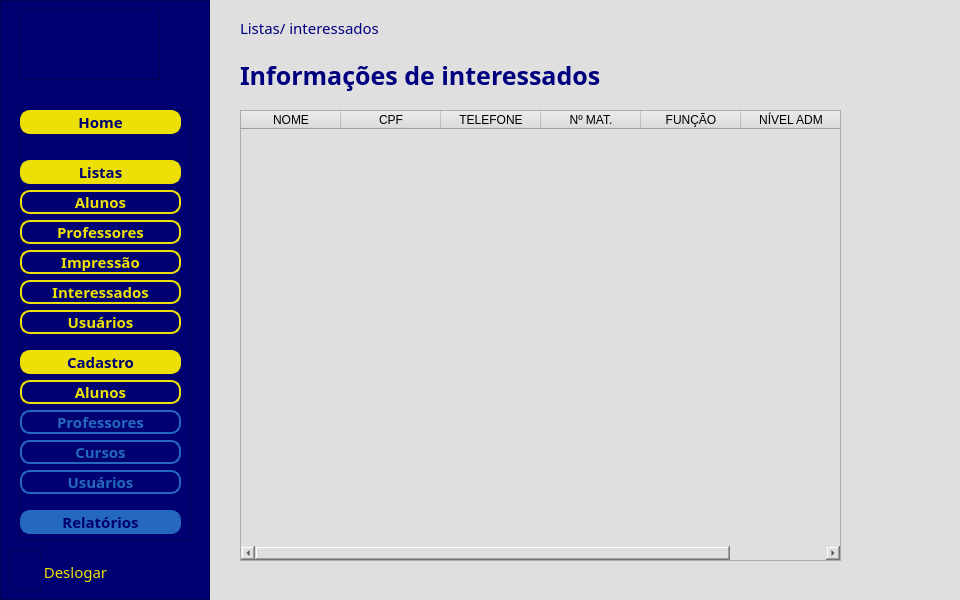
<?xml version="1.0" encoding="UTF-8"?>
<ui version="4.0">
 <class>menu</class>
 <widget class="QMainWindow" name="menu">
  <property name="geometry">
   <rect>
    <x>0</x>
    <y>0</y>
    <width>960</width>
    <height>600</height>
   </rect>
  </property>
  <property name="minimumSize">
   <size>
    <width>960</width>
    <height>600</height>
   </size>
  </property>
  <property name="maximumSize">
   <size>
    <width>960</width>
    <height>600</height>
   </size>
  </property>
  <property name="sizeIncrement">
   <size>
    <width>960</width>
    <height>600</height>
   </size>
  </property>
  <property name="baseSize">
   <size>
    <width>960</width>
    <height>600</height>
   </size>
  </property>
  <property name="font">
   <font>
    <bold>true</bold>
   </font>
  </property>
  <property name="windowTitle">
   <string>speak now - menu</string>
  </property>
  <property name="windowIcon">
   <iconset>
    <normaloff>../../../../.designer/REPERTÓRIO/icon.png</normaloff>../../../../.designer/REPERTÓRIO/icon.png</iconset>
  </property>
  <property name="styleSheet">
   <string notr="true">background-color: rgb(223, 223, 223);</string>
  </property>
  <widget class="QWidget" name="centralwidget">
   <property name="cursor">
    <cursorShape>ArrowCursor</cursorShape>
   </property>
   <property name="mouseTracking">
    <bool>false</bool>
   </property>
   <layout class="QHBoxLayout" name="horizontalLayout">
    <property name="spacing">
     <number>0</number>
    </property>
    <property name="leftMargin">
     <number>0</number>
    </property>
    <property name="topMargin">
     <number>0</number>
    </property>
    <property name="rightMargin">
     <number>0</number>
    </property>
    <property name="bottomMargin">
     <number>0</number>
    </property>
    <item>
     <widget class="QFrame" name="content">
      <property name="enabled">
       <bool>true</bool>
      </property>
      <property name="minimumSize">
       <size>
        <width>210</width>
        <height>23</height>
       </size>
      </property>
      <property name="maximumSize">
       <size>
        <width>65</width>
        <height>16777215</height>
       </size>
      </property>
      <property name="baseSize">
       <size>
        <width>3</width>
        <height>0</height>
       </size>
      </property>
      <property name="styleSheet">
       <string notr="true">background-color: rgb(0, 0, 112);</string>
      </property>
      <property name="frameShape">
       <enum>QFrame::StyledPanel</enum>
      </property>
      <property name="frameShadow">
       <enum>QFrame::Raised</enum>
      </property>
      <widget class="QFrame" name="frame">
       <property name="geometry">
        <rect>
         <x>20</x>
         <y>10</y>
         <width>140</width>
         <height>70</height>
        </rect>
       </property>
       <property name="minimumSize">
        <size>
         <width>140</width>
         <height>70</height>
        </size>
       </property>
       <property name="maximumSize">
        <size>
         <width>140</width>
         <height>70</height>
        </size>
       </property>
       <property name="sizeIncrement">
        <size>
         <width>140</width>
         <height>70</height>
        </size>
       </property>
       <property name="styleSheet">
        <string notr="true">QFrame {
	;
	background-image: url(:/menu_img/logo_menu.png);
	background-repeat: no-repeat;
	background-position: center;
}</string>
       </property>
       <property name="frameShape">
        <enum>QFrame::StyledPanel</enum>
       </property>
       <property name="frameShadow">
        <enum>QFrame::Raised</enum>
       </property>
      </widget>
      <widget class="QFrame" name="frame_2">
       <property name="geometry">
        <rect>
         <x>20</x>
         <y>110</y>
         <width>171</width>
         <height>431</height>
        </rect>
       </property>
       <property name="frameShape">
        <enum>QFrame::StyledPanel</enum>
       </property>
       <property name="frameShadow">
        <enum>QFrame::Raised</enum>
       </property>
       <widget class="QPushButton" name="pushButton_home">
        <property name="geometry">
         <rect>
          <x>0</x>
          <y>0</y>
          <width>161</width>
          <height>24</height>
         </rect>
        </property>
        <property name="font">
         <font>
          <pointsize>-1</pointsize>
          <italic>false</italic>
          <bold>true</bold>
         </font>
        </property>
        <property name="styleSheet">
         <string notr="true">QPushButton {
	
	background-color: rgb(237, 224, 7);
	font: 15px Montserrat, sans-serif;
	font-weight: bold;
	border: 2px solid #ede007 ;
	border-radius: 10px;
	
	color: rgb(0, 0, 112);
}

QPushButton:hover {
	background-color: rgb(237, 224, 7);
	border-radius: 10px;
	color: rgb(0, 0, 112);
}

QPushButton:pressed {
	background-color: rgb(211, 214, 4);
}</string>
        </property>
        <property name="text">
         <string>Home</string>
        </property>
       </widget>
       <widget class="QPushButton" name="pushButton_listas">
        <property name="geometry">
         <rect>
          <x>0</x>
          <y>50</y>
          <width>161</width>
          <height>24</height>
         </rect>
        </property>
        <property name="font">
         <font>
          <pointsize>-1</pointsize>
          <italic>false</italic>
          <bold>true</bold>
         </font>
        </property>
        <property name="layoutDirection">
         <enum>Qt::RightToLeft</enum>
        </property>
        <property name="styleSheet">
         <string notr="true">QPushButton {
	
	background-color: rgb(237, 224, 7);
	font: 15px Montserrat, sans-serif;
	font-weight: bold;
	border: 2px solid #ede007 ;
	border-radius: 10px;
	
	color: rgb(0, 0, 112);
}

QPushButton:hover {
	background-color: rgb(237, 224, 7);
	border-radius: 10px;
	color: rgb(0, 0, 112);
}

QPushButton:pressed {
	background-color: rgb(211, 214, 4);
}</string>
        </property>
        <property name="text">
         <string>Listas</string>
        </property>
       </widget>
       <widget class="QPushButton" name="pushButton_listas_alunos">
        <property name="geometry">
         <rect>
          <x>0</x>
          <y>80</y>
          <width>161</width>
          <height>24</height>
         </rect>
        </property>
        <property name="font">
         <font>
          <pointsize>-1</pointsize>
          <italic>false</italic>
          <bold>true</bold>
         </font>
        </property>
        <property name="styleSheet">
         <string notr="true">QPushButton {
	font: 15px Montserrat, sans-serif;
	font-weight: bold;
	border: 2px solid #ede007 ;
	border-radius: 10px;
	color: rgb(237, 224, 7);
}

QPushButton:hover {
	background-color: rgb(237, 224, 7);
	border-radius: 10px;
	color: rgb(0, 0, 112);
}

QPushButton:pressed {
	background-color: rgb(211, 214, 4);
}</string>
        </property>
        <property name="text">
         <string>Alunos</string>
        </property>
       </widget>
       <widget class="QPushButton" name="pushButton_listas_professores">
        <property name="geometry">
         <rect>
          <x>0</x>
          <y>110</y>
          <width>161</width>
          <height>24</height>
         </rect>
        </property>
        <property name="font">
         <font>
          <pointsize>-1</pointsize>
          <italic>false</italic>
          <bold>true</bold>
         </font>
        </property>
        <property name="styleSheet">
         <string notr="true">QPushButton {
	font: 15px Montserrat, sans-serif;
	font-weight: bold;
	border: 2px solid #ede007 ;
	border-radius: 10px;
	color: rgb(237, 224, 7);
}

QPushButton:hover {
	background-color: rgb(237, 224, 7);
	border-radius: 10px;
	color: rgb(0, 0, 112);
}

QPushButton:pressed {
	background-color: rgb(211, 214, 4);
}</string>
        </property>
        <property name="text">
         <string>Professores</string>
        </property>
       </widget>
       <widget class="QPushButton" name="pushButton_listas_cursos">
        <property name="geometry">
         <rect>
          <x>0</x>
          <y>140</y>
          <width>161</width>
          <height>24</height>
         </rect>
        </property>
        <property name="font">
         <font>
          <pointsize>-1</pointsize>
          <italic>false</italic>
          <bold>true</bold>
         </font>
        </property>
        <property name="styleSheet">
         <string notr="true">QPushButton {
	font: 15px Montserrat, sans-serif;
	font-weight: bold;
	border: 2px solid #ede007 ;
	border-radius: 10px;
	color: rgb(237, 224, 7);
}

QPushButton:hover {
	background-color: rgb(237, 224, 7);
	border-radius: 10px;
	color: rgb(0, 0, 112);
}

QPushButton:pressed {
	background-color: rgb(211, 214, 4);
}</string>
        </property>
        <property name="text">
         <string>Impressão</string>
        </property>
       </widget>
       <widget class="QPushButton" name="pushButton_listas_usuarios">
        <property name="geometry">
         <rect>
          <x>0</x>
          <y>200</y>
          <width>161</width>
          <height>24</height>
         </rect>
        </property>
        <property name="font">
         <font>
          <pointsize>-1</pointsize>
          <italic>false</italic>
          <bold>true</bold>
         </font>
        </property>
        <property name="styleSheet">
         <string notr="true">QPushButton {
	font: 15px Montserrat, sans-serif;
	font-weight: bold;
	border: 2px solid #ede007 ;
	border-radius: 10px;
	color: rgb(237, 224, 7);
}

QPushButton:hover {
	background-color: rgb(237, 224, 7);
	border-radius: 10px;
	color: rgb(0, 0, 112);
}

QPushButton:pressed {
	background-color: rgb(211, 214, 4);
}</string>
        </property>
        <property name="text">
         <string>Usuários</string>
        </property>
       </widget>
       <widget class="QPushButton" name="pushButton_cadastro">
        <property name="geometry">
         <rect>
          <x>0</x>
          <y>240</y>
          <width>161</width>
          <height>24</height>
         </rect>
        </property>
        <property name="font">
         <font>
          <pointsize>-1</pointsize>
          <italic>false</italic>
          <bold>true</bold>
         </font>
        </property>
        <property name="styleSheet">
         <string notr="true">QPushButton {
	
	background-color: rgb(237, 224, 7);
	font: 15px Montserrat, sans-serif;
	font-weight: bold;
	border: 2px solid #ede007 ;
	border-radius: 10px;
	
	color: rgb(0, 0, 112);
}

QPushButton:hover {
	background-color: rgb(237, 224, 7);
	border-radius: 10px;
	color: rgb(0, 0, 112);
}

QPushButton:pressed {
	background-color: rgb(211, 214, 4);
}</string>
        </property>
        <property name="text">
         <string>Cadastro</string>
        </property>
       </widget>
       <widget class="QPushButton" name="pushButton_cadastro_alunos">
        <property name="geometry">
         <rect>
          <x>0</x>
          <y>270</y>
          <width>161</width>
          <height>24</height>
         </rect>
        </property>
        <property name="font">
         <font>
          <pointsize>-1</pointsize>
          <italic>false</italic>
          <bold>true</bold>
         </font>
        </property>
        <property name="styleSheet">
         <string notr="true">QPushButton {
	font: 15px Montserrat, sans-serif;
	font-weight: bold;
	border: 2px solid #ede007 ;
	border-radius: 10px;
	color: rgb(237, 224, 7);
}

QPushButton:hover {
	background-color: rgb(237, 224, 7);
	border-radius: 10px;
	color: rgb(0, 0, 112);
}

QPushButton:pressed {
	background-color: rgb(211, 214, 4);
}</string>
        </property>
        <property name="text">
         <string>Alunos</string>
        </property>
       </widget>
       <widget class="QPushButton" name="pushButton_cadastro_professores">
        <property name="geometry">
         <rect>
          <x>0</x>
          <y>300</y>
          <width>161</width>
          <height>24</height>
         </rect>
        </property>
        <property name="font">
         <font>
          <pointsize>-1</pointsize>
          <italic>false</italic>
          <bold>true</bold>
         </font>
        </property>
        <property name="styleSheet">
         <string notr="true">QPushButton {
	font: 15px Montserrat, sans-serif;
	font-weight: bold;
	border: 2px solid rgb(37, 104, 191);
	border-radius: 10px;
	color: rgb(37, 104, 191);
}</string>
        </property>
        <property name="text">
         <string>Professores</string>
        </property>
       </widget>
       <widget class="QPushButton" name="pushButton_cadastro_cursos">
        <property name="geometry">
         <rect>
          <x>0</x>
          <y>330</y>
          <width>161</width>
          <height>24</height>
         </rect>
        </property>
        <property name="font">
         <font>
          <pointsize>-1</pointsize>
          <italic>false</italic>
          <bold>true</bold>
         </font>
        </property>
        <property name="styleSheet">
         <string notr="true">QPushButton {
	font: 15px Montserrat, sans-serif;
	font-weight: bold;
	border: 2px solid rgb(37, 104, 191);
	border-radius: 10px;
	color: rgb(37, 104, 191);
}</string>
        </property>
        <property name="text">
         <string>Cursos</string>
        </property>
       </widget>
       <widget class="QPushButton" name="pushButton_cadastro_usuarios">
        <property name="geometry">
         <rect>
          <x>0</x>
          <y>360</y>
          <width>161</width>
          <height>24</height>
         </rect>
        </property>
        <property name="font">
         <font>
          <pointsize>-1</pointsize>
          <italic>false</italic>
          <bold>true</bold>
         </font>
        </property>
        <property name="styleSheet">
         <string notr="true">QPushButton {
	font: 15px Montserrat, sans-serif;
	font-weight: bold;
	border: 2px solid rgb(37, 104, 191);
	border-radius: 10px;
	color: rgb(37, 104, 191);
}</string>
        </property>
        <property name="text">
         <string>Usuários</string>
        </property>
       </widget>
       <widget class="QPushButton" name="pushButton_cadastro_2">
        <property name="geometry">
         <rect>
          <x>0</x>
          <y>400</y>
          <width>161</width>
          <height>24</height>
         </rect>
        </property>
        <property name="font">
         <font>
          <pointsize>-1</pointsize>
          <italic>false</italic>
          <bold>true</bold>
         </font>
        </property>
        <property name="styleSheet">
         <string notr="true">QPushButton {
	
	background-color: rgb(37, 104, 191);
	font: 15px Montserrat, sans-serif;
	font-weight: bold;
	border: 2px solid rgb(37, 104, 191);
	border-radius: 10px;
	color: rgb(0, 0, 112);
}
</string>
        </property>
        <property name="text">
         <string>Relatórios</string>
        </property>
       </widget>
       <widget class="QPushButton" name="pushButton_listas_cursos_2">
        <property name="geometry">
         <rect>
          <x>0</x>
          <y>170</y>
          <width>161</width>
          <height>24</height>
         </rect>
        </property>
        <property name="font">
         <font>
          <pointsize>-1</pointsize>
          <italic>false</italic>
          <bold>true</bold>
         </font>
        </property>
        <property name="styleSheet">
         <string notr="true">QPushButton {
	font: 15px Montserrat, sans-serif;
	font-weight: bold;
	border: 2px solid #ede007 ;
	border-radius: 10px;
	color: rgb(237, 224, 7);
}

QPushButton:hover {
	background-color: rgb(237, 224, 7);
	border-radius: 10px;
	color: rgb(0, 0, 112);
}

QPushButton:pressed {
	background-color: rgb(211, 214, 4);
}</string>
        </property>
        <property name="text">
         <string>Interessados</string>
        </property>
       </widget>
      </widget>
      <widget class="QFrame" name="btn_deslogar">
       <property name="geometry">
        <rect>
         <x>10</x>
         <y>550</y>
         <width>31</width>
         <height>41</height>
        </rect>
       </property>
       <property name="styleSheet">
        <string notr="true">QFrame {	
	background-image: url(:/menu_img/menu_deslogar.png);
	background-repeat: no-repeat;
	background-position: center;
}</string>
       </property>
       <property name="frameShape">
        <enum>QFrame::StyledPanel</enum>
       </property>
       <property name="frameShadow">
        <enum>QFrame::Raised</enum>
       </property>
      </widget>
      <widget class="QPushButton" name="pushButton">
       <property name="geometry">
        <rect>
         <x>40</x>
         <y>560</y>
         <width>71</width>
         <height>24</height>
        </rect>
       </property>
       <property name="font">
        <font>
         <pointsize>-1</pointsize>
         <italic>false</italic>
         <bold>false</bold>
        </font>
       </property>
       <property name="styleSheet">
        <string notr="true">QPushButton {
	font: 15px Montserrat, sans-serif;
	font-weight: normal;
	background-color: rgb(0, 0, 112);
	color: rgb(237, 224, 7);
	border-radius: 0px;
}</string>
       </property>
       <property name="text">
        <string>Deslogar</string>
       </property>
      </widget>
     </widget>
    </item>
    <item>
     <widget class="QStackedWidget" name="stackedWidget">
      <property name="currentIndex">
       <number>5</number>
      </property>
      <widget class="QWidget" name="pg_home">
       <widget class="QLabel" name="label">
        <property name="geometry">
         <rect>
          <x>20</x>
          <y>10</y>
          <width>341</width>
          <height>81</height>
         </rect>
        </property>
        <property name="styleSheet">
         <string notr="true">QLabel {
	font: 30px Montserrat, sans-serif;
	font-weight: bold;
	border-radius: 10px;
	color: rgb(0, 0, 127);
}</string>
        </property>
        <property name="text">
         <string>Bem-vindo(a)!</string>
        </property>
       </widget>
      </widget>
      <widget class="QWidget" name="pg_listas_alunos">
       <widget class="QLabel" name="label_2">
        <property name="geometry">
         <rect>
          <x>30</x>
          <y>12</y>
          <width>111</width>
          <height>31</height>
         </rect>
        </property>
        <property name="styleSheet">
         <string notr="true">QLabel {
	font: 15px Montserrat, sans-serif;
	font-weight: normal;
	border-radius: 10px;
	color: rgb(0, 0, 127);
}</string>
        </property>
        <property name="text">
         <string>Listas/ alunos</string>
        </property>
       </widget>
       <widget class="QTableWidget" name="tableWidget">
        <property name="geometry">
         <rect>
          <x>30</x>
          <y>110</y>
          <width>701</width>
          <height>471</height>
         </rect>
        </property>
        <column>
         <property name="text">
          <string>NOME</string>
         </property>
        </column>
        <column>
         <property name="text">
          <string>CPF</string>
         </property>
        </column>
        <column>
         <property name="text">
          <string>TELEFONE</string>
         </property>
        </column>
        <column>
         <property name="text">
          <string>CURSO</string>
         </property>
        </column>
        <column>
         <property name="text">
          <string>Nº MAT.</string>
         </property>
        </column>
        <column>
         <property name="text">
          <string>SEMESTRE</string>
         </property>
        </column>
        <column>
         <property name="text">
          <string>AÇÃO</string>
         </property>
        </column>
       </widget>
       <widget class="QLabel" name="label_10">
        <property name="geometry">
         <rect>
          <x>30</x>
          <y>60</y>
          <width>271</width>
          <height>31</height>
         </rect>
        </property>
        <property name="styleSheet">
         <string notr="true">QLabel {
	font: 25px Montserrat, sans-serif;
	font-weight: bold;
	border-radius: 10px;
	color: rgb(0, 0, 127);
}</string>
        </property>
        <property name="text">
         <string>Informações alunos</string>
        </property>
       </widget>
      </widget>
      <widget class="QWidget" name="pg_listas_professores">
       <widget class="QTableWidget" name="tableWidget_2">
        <property name="geometry">
         <rect>
          <x>30</x>
          <y>110</y>
          <width>701</width>
          <height>451</height>
         </rect>
        </property>
        <column>
         <property name="text">
          <string>NOME</string>
         </property>
        </column>
        <column>
         <property name="text">
          <string>CPF</string>
         </property>
        </column>
        <column>
         <property name="text">
          <string>TELEFONE</string>
         </property>
        </column>
        <column>
         <property name="text">
          <string>CURSO</string>
         </property>
        </column>
        <column>
         <property name="text">
          <string>Nº MAT.</string>
         </property>
        </column>
        <column>
         <property name="text">
          <string>QUANT.</string>
         </property>
        </column>
        <column>
         <property name="text">
          <string>AÇÃO</string>
         </property>
        </column>
       </widget>
       <widget class="QLabel" name="label_11">
        <property name="geometry">
         <rect>
          <x>30</x>
          <y>60</y>
          <width>331</width>
          <height>31</height>
         </rect>
        </property>
        <property name="styleSheet">
         <string notr="true">QLabel {
	font: 25px Montserrat, sans-serif;
	font-weight: bold;
	border-radius: 10px;
	color: rgb(0, 0, 127);
}</string>
        </property>
        <property name="text">
         <string>Informações professores</string>
        </property>
       </widget>
       <widget class="QLabel" name="label_3">
        <property name="geometry">
         <rect>
          <x>30</x>
          <y>12</y>
          <width>151</width>
          <height>31</height>
         </rect>
        </property>
        <property name="styleSheet">
         <string notr="true">QLabel {
	font: 15px Montserrat, sans-serif;
	font-weight: normal;
	border-radius: 10px;
	color: rgb(0, 0, 127);
}</string>
        </property>
        <property name="text">
         <string>Listas/ professores</string>
        </property>
       </widget>
      </widget>
      <widget class="QWidget" name="pg_listas_impressao">
       <widget class="QLabel" name="label_12">
        <property name="geometry">
         <rect>
          <x>30</x>
          <y>60</y>
          <width>351</width>
          <height>31</height>
         </rect>
        </property>
        <property name="styleSheet">
         <string notr="true">QLabel {
	font: 25px Montserrat, sans-serif;
	font-weight: bold;
	border-radius: 10px;
	color: rgb(0, 0, 127);
}</string>
        </property>
        <property name="text">
         <string>Informações de impressão</string>
        </property>
       </widget>
       <widget class="QLabel" name="label_4">
        <property name="geometry">
         <rect>
          <x>30</x>
          <y>12</y>
          <width>151</width>
          <height>31</height>
         </rect>
        </property>
        <property name="styleSheet">
         <string notr="true">QLabel {
	font: 15px Montserrat, sans-serif;
	font-weight: normal;
	border-radius: 10px;
	color: rgb(0, 0, 127);
}</string>
        </property>
        <property name="text">
         <string>Listas/ impressão</string>
        </property>
       </widget>
      </widget>
      <widget class="QWidget" name="pg_listas_interessados">
       <widget class="QTableWidget" name="tableWidget_3">
        <property name="geometry">
         <rect>
          <x>30</x>
          <y>110</y>
          <width>501</width>
          <height>451</height>
         </rect>
        </property>
        <column>
         <property name="text">
          <string>NOME</string>
         </property>
        </column>
        <column>
         <property name="text">
          <string>CPF</string>
         </property>
        </column>
        <column>
         <property name="text">
          <string>TELEFONE</string>
         </property>
        </column>
        <column>
         <property name="text">
          <string>CURSO</string>
         </property>
        </column>
        <column>
         <property name="text">
          <string>STATUS</string>
         </property>
        </column>
       </widget>
       <widget class="QLabel" name="label_9">
        <property name="geometry">
         <rect>
          <x>30</x>
          <y>12</y>
          <width>151</width>
          <height>31</height>
         </rect>
        </property>
        <property name="styleSheet">
         <string notr="true">QLabel {
	font: 15px Montserrat, sans-serif;
	font-weight: normal;
	border-radius: 10px;
	color: rgb(0, 0, 127);
}</string>
        </property>
        <property name="text">
         <string>Listas/ interessados</string>
        </property>
       </widget>
       <widget class="QLabel" name="label_13">
        <property name="geometry">
         <rect>
          <x>30</x>
          <y>60</y>
          <width>401</width>
          <height>31</height>
         </rect>
        </property>
        <property name="styleSheet">
         <string notr="true">QLabel {
	font: 25px Montserrat, sans-serif;
	font-weight: bold;
	border-radius: 10px;
	color: rgb(0, 0, 127);
}</string>
        </property>
        <property name="text">
         <string>Informações de interessados</string>
        </property>
       </widget>
      </widget>
      <widget class="QWidget" name="pg_listas_funcionarios">
       <widget class="QTableWidget" name="tableWidget_4">
        <property name="geometry">
         <rect>
          <x>30</x>
          <y>110</y>
          <width>601</width>
          <height>451</height>
         </rect>
        </property>
        <column>
         <property name="text">
          <string>NOME</string>
         </property>
        </column>
        <column>
         <property name="text">
          <string>CPF</string>
         </property>
        </column>
        <column>
         <property name="text">
          <string>TELEFONE</string>
         </property>
        </column>
        <column>
         <property name="text">
          <string>Nº MAT.</string>
         </property>
        </column>
        <column>
         <property name="text">
          <string>FUNÇÃO</string>
         </property>
        </column>
        <column>
         <property name="text">
          <string>NÍVEL ADM</string>
         </property>
        </column>
       </widget>
       <widget class="QLabel" name="label_14">
        <property name="geometry">
         <rect>
          <x>30</x>
          <y>12</y>
          <width>151</width>
          <height>31</height>
         </rect>
        </property>
        <property name="styleSheet">
         <string notr="true">QLabel {
	font: 15px Montserrat, sans-serif;
	font-weight: normal;
	border-radius: 10px;
	color: rgb(0, 0, 127);
}</string>
        </property>
        <property name="text">
         <string>Listas/ interessados</string>
        </property>
       </widget>
       <widget class="QLabel" name="label_15">
        <property name="geometry">
         <rect>
          <x>30</x>
          <y>60</y>
          <width>401</width>
          <height>31</height>
         </rect>
        </property>
        <property name="styleSheet">
         <string notr="true">QLabel {
	font: 25px Montserrat, sans-serif;
	font-weight: bold;
	border-radius: 10px;
	color: rgb(0, 0, 127);
}</string>
        </property>
        <property name="text">
         <string>Informações de interessados</string>
        </property>
       </widget>
      </widget>
      <widget class="QWidget" name="pg_cadastro_alunos">
       <widget class="QLabel" name="label_5">
        <property name="geometry">
         <rect>
          <x>30</x>
          <y>20</y>
          <width>291</width>
          <height>41</height>
         </rect>
        </property>
        <property name="styleSheet">
         <string notr="true">QLabel {
	font: 20px Montserrat, sans-serif;
	font-weight: bold;
	border-radius: 10px;
	color: rgb(0, 0, 127);
}</string>
        </property>
        <property name="text">
         <string>Cadastro alunos</string>
        </property>
       </widget>
       <widget class="QLineEdit" name="lineEdit">
        <property name="geometry">
         <rect>
          <x>30</x>
          <y>420</y>
          <width>133</width>
          <height>22</height>
         </rect>
        </property>
       </widget>
       <widget class="QLineEdit" name="lineEdit_2">
        <property name="geometry">
         <rect>
          <x>30</x>
          <y>340</y>
          <width>133</width>
          <height>22</height>
         </rect>
        </property>
       </widget>
       <widget class="QLineEdit" name="lineEdit_4">
        <property name="geometry">
         <rect>
          <x>30</x>
          <y>240</y>
          <width>133</width>
          <height>22</height>
         </rect>
        </property>
       </widget>
       <widget class="QLineEdit" name="lineEdit_5">
        <property name="geometry">
         <rect>
          <x>30</x>
          <y>180</y>
          <width>133</width>
          <height>22</height>
         </rect>
        </property>
       </widget>
       <widget class="QLineEdit" name="lineEdit_6">
        <property name="geometry">
         <rect>
          <x>30</x>
          <y>120</y>
          <width>133</width>
          <height>22</height>
         </rect>
        </property>
       </widget>
       <widget class="QLineEdit" name="lineEdit_3">
        <property name="geometry">
         <rect>
          <x>30</x>
          <y>290</y>
          <width>133</width>
          <height>22</height>
         </rect>
        </property>
       </widget>
       <widget class="QLabel" name="label_6">
        <property name="geometry">
         <rect>
          <x>30</x>
          <y>90</y>
          <width>171</width>
          <height>16</height>
         </rect>
        </property>
        <property name="text">
         <string>Nome completo</string>
        </property>
       </widget>
       <widget class="QLabel" name="label_7">
        <property name="geometry">
         <rect>
          <x>30</x>
          <y>160</y>
          <width>171</width>
          <height>16</height>
         </rect>
        </property>
        <property name="text">
         <string>CPF</string>
        </property>
       </widget>
      </widget>
     </widget>
    </item>
   </layout>
  </widget>
 </widget>
 <resources>
  <include location="../../../Projetos/ProjetoEscolaDeIdiomas/REPERTÓRIO/file_login.qrc"/>
  <include location="../../../Projetos/ProjetoEscolaDeIdiomas/REPERTÓRIO/file_menu.qrc"/>
 </resources>
 <connections/>
</ui>
